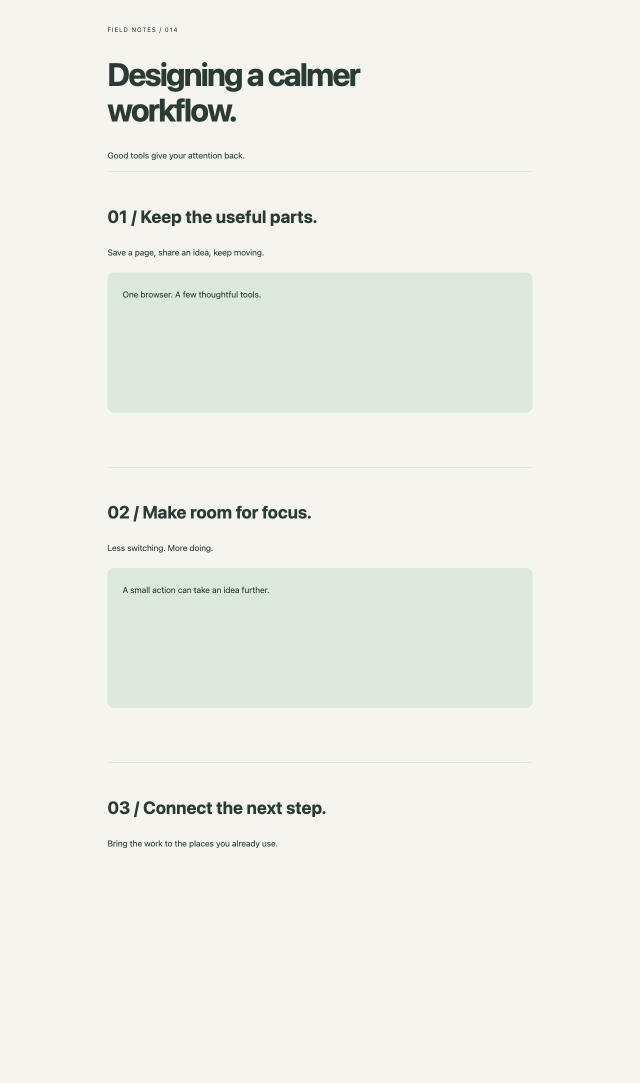
#> input picture materials/source/captures/captured-full-page.jpg, 1280 x 2166 px (shown at 1/2 size)
$ python generate-dev-logo.py ../materials/source/captures/captured-full-page.jpg out.png
#> lines starting #> are read from the running program, lines starting #| are printed output that depends on the picture; after the words box and inside, x2 and y2 are one past the last pixel; in counts of white or black regions, pixels touching at a corner belong together
#!/usr/bin/env python3
"""
Generate a red-tinted "dev" variant of the R2Shot logo.

Selectively rotates blue/cyan hues to red while preserving whites,
dark details (eyes), and alpha transparency.

Usage:
    python3 scripts/generate-dev-logo.py [source] [output]
    Defaults: source=logo.png, output=logo-dev.png
"""

import sys
import colorsys
from PIL import Image
import numpy as np


def hue_shift_to_red(src: str, dst: str) -> None:
#> called with dst = 'out.png'
    img = Image.open(src).convert("RGBA")
    pixels = np.array(img, dtype=np.float64)

    r, g, b, a = pixels[:, :, 0], pixels[:, :, 1], pixels[:, :, 2], pixels[:, :, 3]
#> a: shape (2166, 1280) float64; every value is 255

    # Normalize to 0-1
    rn, gn, bn = r / 255.0, g / 255.0, b / 255.0

    # Vectorized RGB -> HSV
    cmax = np.maximum(np.maximum(rn, gn), bn)
    cmin = np.minimum(np.minimum(rn, gn), bn)
    delta = cmax - cmin

    # Hue calculation (0-360)
    hue = np.zeros_like(delta)
    mask_r = (cmax == rn) & (delta > 0)
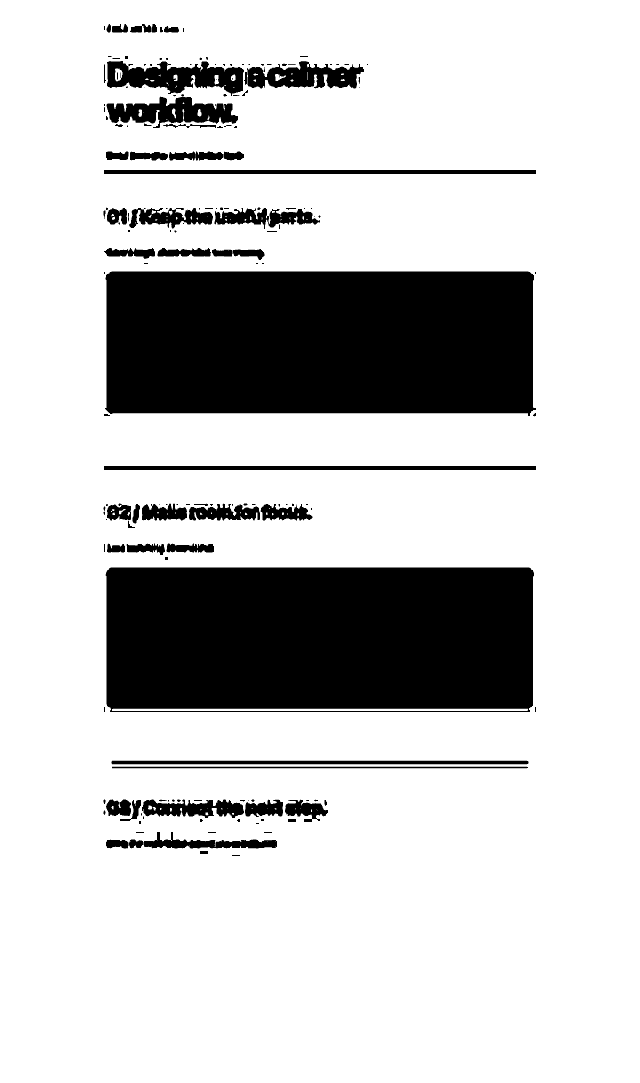
#> mask_r: shape (2166, 1280) bool (shown at 1/2 size); 78.9% white; 173 black regions (75 under 20 px), largest, box (x1, y1, x2, y2) and area: (211, 1135, 1068, 1424) 242589, (210, 543, 1072, 832) 241826, (214, 122, 488, 192) 11100
    mask_g = (cmax == gn) & (delta > 0)
#> mask_g: shape (2166, 1280) bool; 21.2% white; 195 white regions (102 under 20 px), largest, box (x1, y1, x2, y2) and area: (211, 1135, 1068, 1424) 242601, (210, 543, 1072, 832) 241840, (212, 122, 488, 192) 11355
    mask_b = (cmax == bn) & (delta > 0)
#> mask_b: shape (2166, 1280) bool; 0% white in thin lines or dots, all inside (x1, y1, x2, y2) = (251, 161, 546, 1629)
    hue[mask_r] = 60.0 * (((gn[mask_r] - bn[mask_r]) / delta[mask_r]) % 6)
    hue[mask_g] = 60.0 * (((bn[mask_g] - rn[mask_g]) / delta[mask_g]) + 2)
    hue[mask_b] = 60.0 * (((rn[mask_b] - gn[mask_b]) / delta[mask_b]) + 4)

    # Saturation (suppress divide-by-zero for fully black pixels)
    with np.errstate(invalid="ignore"):
        sat = np.where(cmax > 0, delta / cmax, 0)
    val = cmax

    # Target: shift cyan/blue hues (120-260) to red range (350-10)
    # Only shift pixels with enough saturation and not too dark/bright
    color_mask = (
        (hue >= 120)
        & (hue <= 260)  # cyan-blue range
        & (sat > 0.08)  # not desaturated (whites)
        & (val > 0.05)  # not black
        & (a > 0)  # not transparent
    )
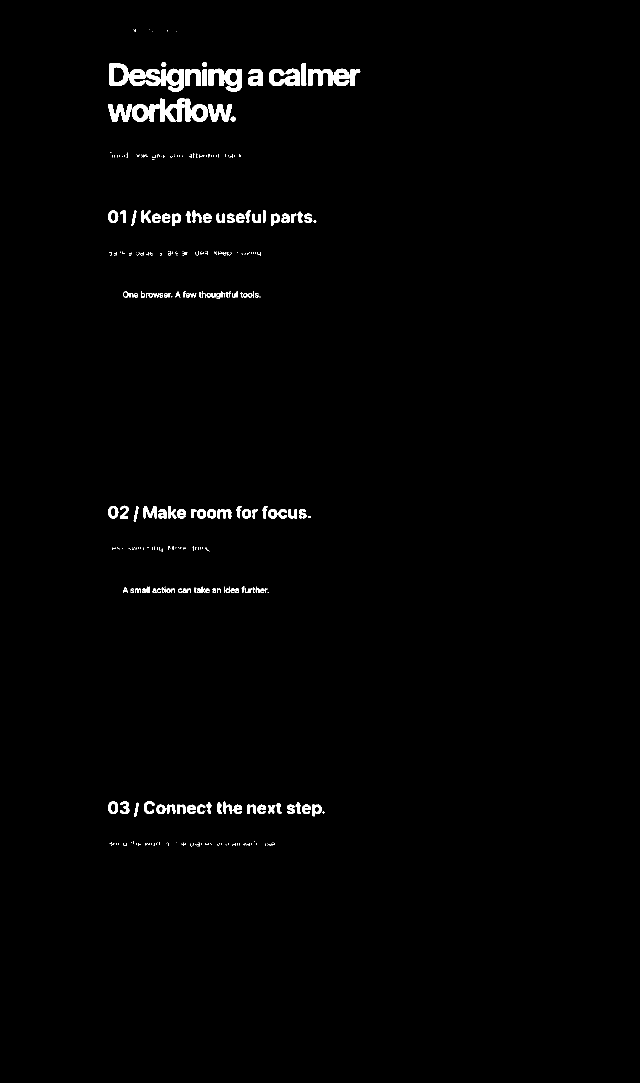
#> color_mask: shape (2166, 1280) bool (shown at 1/2 size); 1.2% white; 330 white regions (178 under 20 px), largest, box (x1, y1, x2, y2) and area: (299, 197, 369, 243) 1708, (538, 137, 600, 172) 1358, (616, 138, 666, 172) 1050

    # Remap: 120-260 -> 340-10 (red range, wrapping around 0)
    # Linear remap from source range to target range
    src_min, src_max = 120.0, 260.0
    tgt_min, tgt_max = 345.0, 15.0  # wraps around 360

    old_hue = hue[color_mask]
    # Normalize position within source range (0..1)
    t = (old_hue - src_min) / (src_max - src_min)
    # Map to target range (345 -> 360 -> 15), spanning 30 degrees through 0
    new_hue = tgt_min + t * ((tgt_max + 360 - tgt_min) % 360)
    new_hue = new_hue % 360

    hue[color_mask] = new_hue
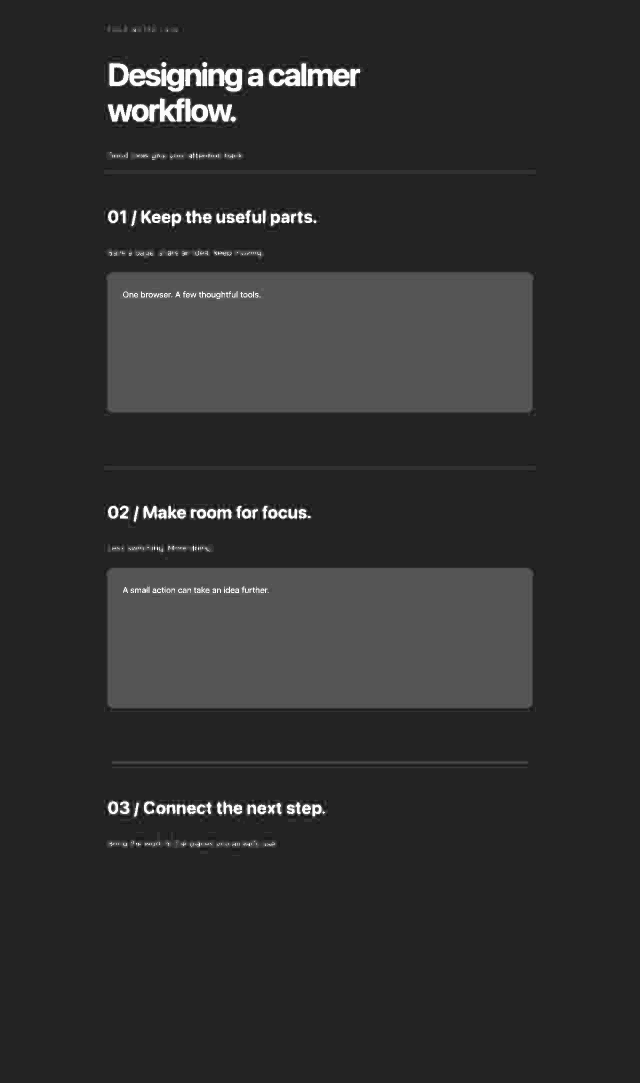
#> hue: shape (2166, 1280) float64 (shown at 1/2 size); min 0, max 357.9, mean 66.5; drawn with min black and max white

    # Boost saturation slightly for vibrancy
    sat[color_mask] = np.clip(sat[color_mask] * 1.15, 0, 1)

    # HSV -> RGB
    h60 = hue / 60.0
    hi = np.floor(h60).astype(int) % 6
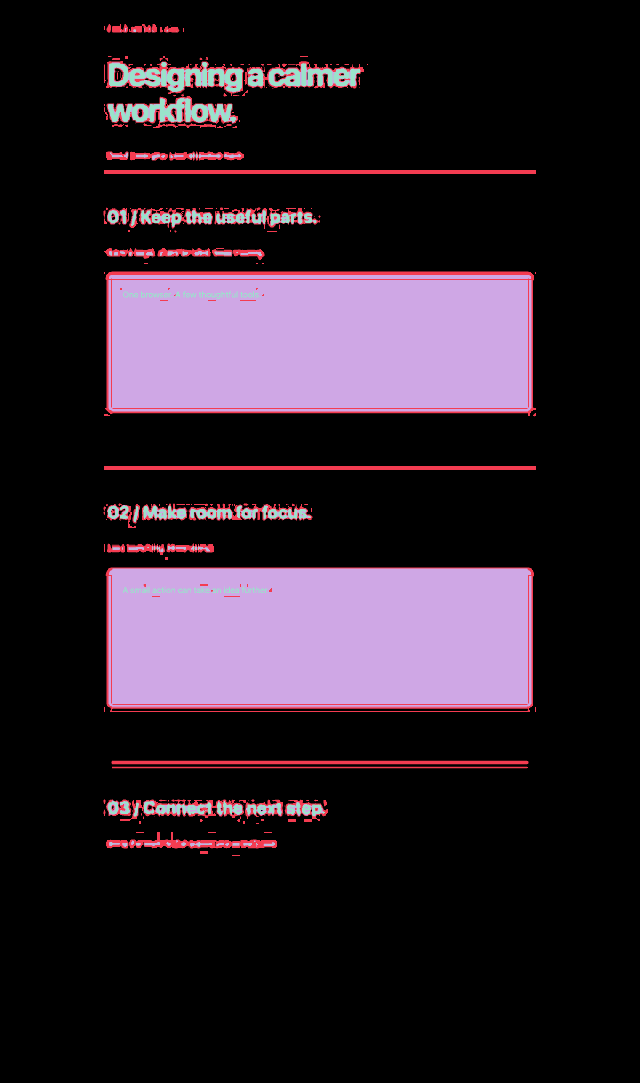
#> hi: shape (2166, 1280) int64 (shown at 1/2 size); 5 distinct labels, from 0 to 5; one colour per label, 0 black
    f = h60 - np.floor(h60)
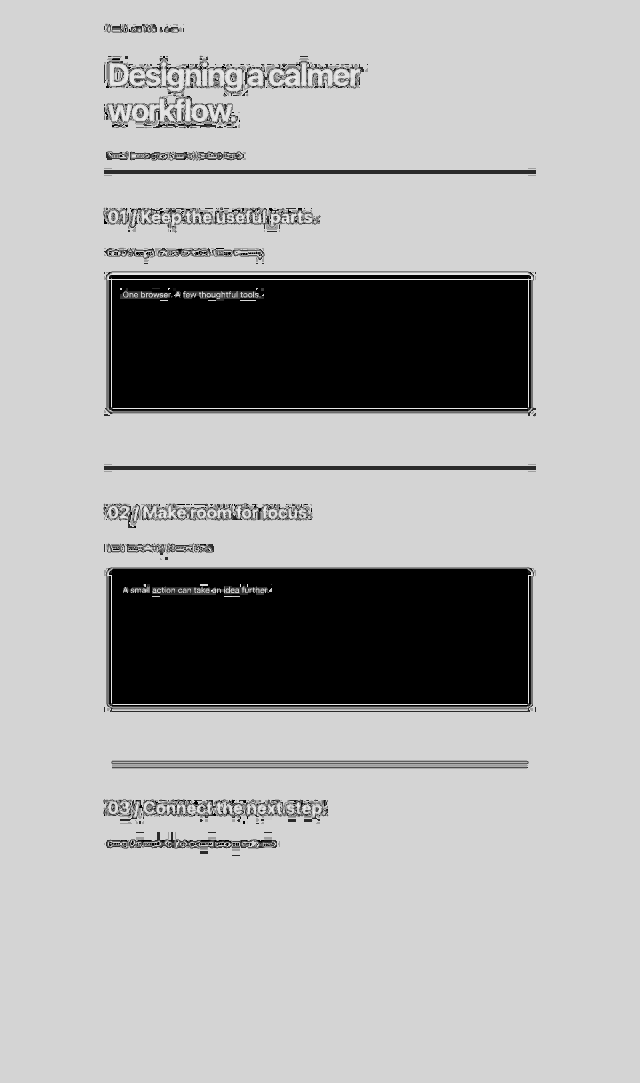
#> f: shape (2166, 1280) float64 (shown at 1/2 size); min 0, max 0.964, mean 0.681
    p = val * (1 - sat)
    q = val * (1 - f * sat)
    t_val = val * (1 - (1 - f) * sat)

    ro = np.zeros_like(val)
    go = np.zeros_like(val)
    bo = np.zeros_like(val)

    for i, (rv, gv, bv) in enumerate(
        [
            (val, t_val, p),  # hi == 0
            (q, val, p),  # hi == 1
            (p, val, t_val),  # hi == 2
            (p, q, val),  # hi == 3
            (t_val, p, val),  # hi == 4
            (val, p, q),  # hi == 5
        ]
    ):
        mask = hi == i
        ro[mask] = rv[mask]
        go[mask] = gv[mask]
        bo[mask] = bv[mask]
#> this loop made 6 passes
#> pass 3, in hue_shift_to_red, `mask = hi == i`:
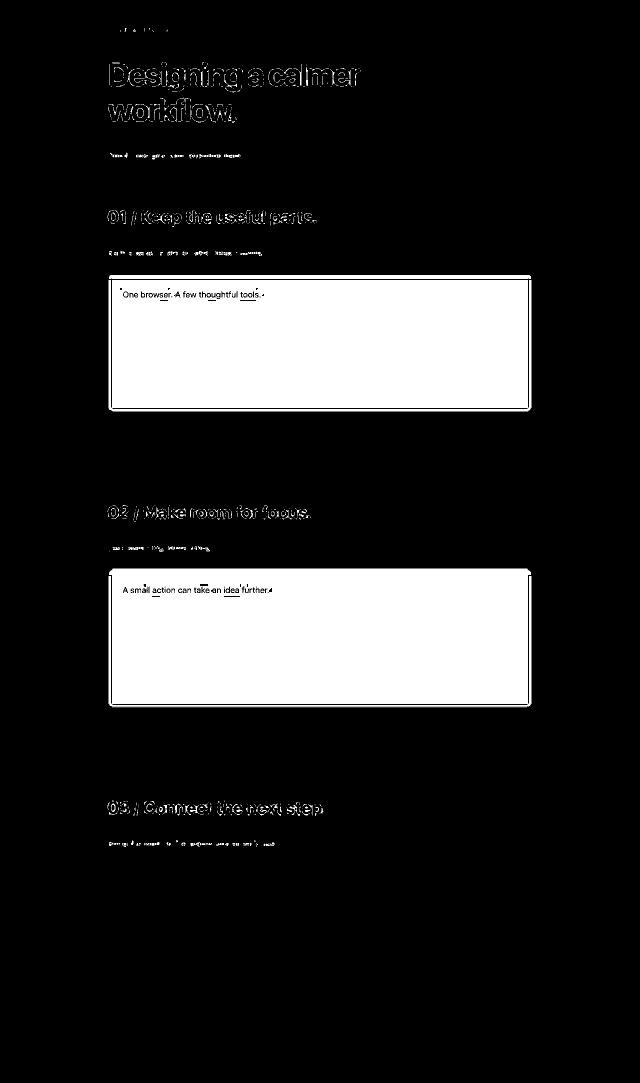
#> mask: shape (2166, 1280) bool (shown at 1/2 size); 16.8% white; 945 white regions (733 under 20 px), largest, box (x1, y1, x2, y2) and area: (217, 1137, 1063, 1415) 229942, (217, 560, 1063, 823) 218223, (218, 550, 1062, 558) 6738

    result = np.stack(
        [
            np.clip(ro * 255, 0, 255).astype(np.uint8),
            np.clip(go * 255, 0, 255).astype(np.uint8),
            np.clip(bo * 255, 0, 255).astype(np.uint8),
            a.astype(np.uint8),
        ],
        axis=-1,
    )

    out_img = Image.fromarray(result, "RGBA")
    out_img.save(dst, "PNG")
    print(f"Generated {dst}")


if __name__ == "__main__":
    source = sys.argv[1] if len(sys.argv) > 1 else "logo.png"
    output = sys.argv[2] if len(sys.argv) > 2 else "logo-dev.png"
    hue_shift_to_red(source, output)
